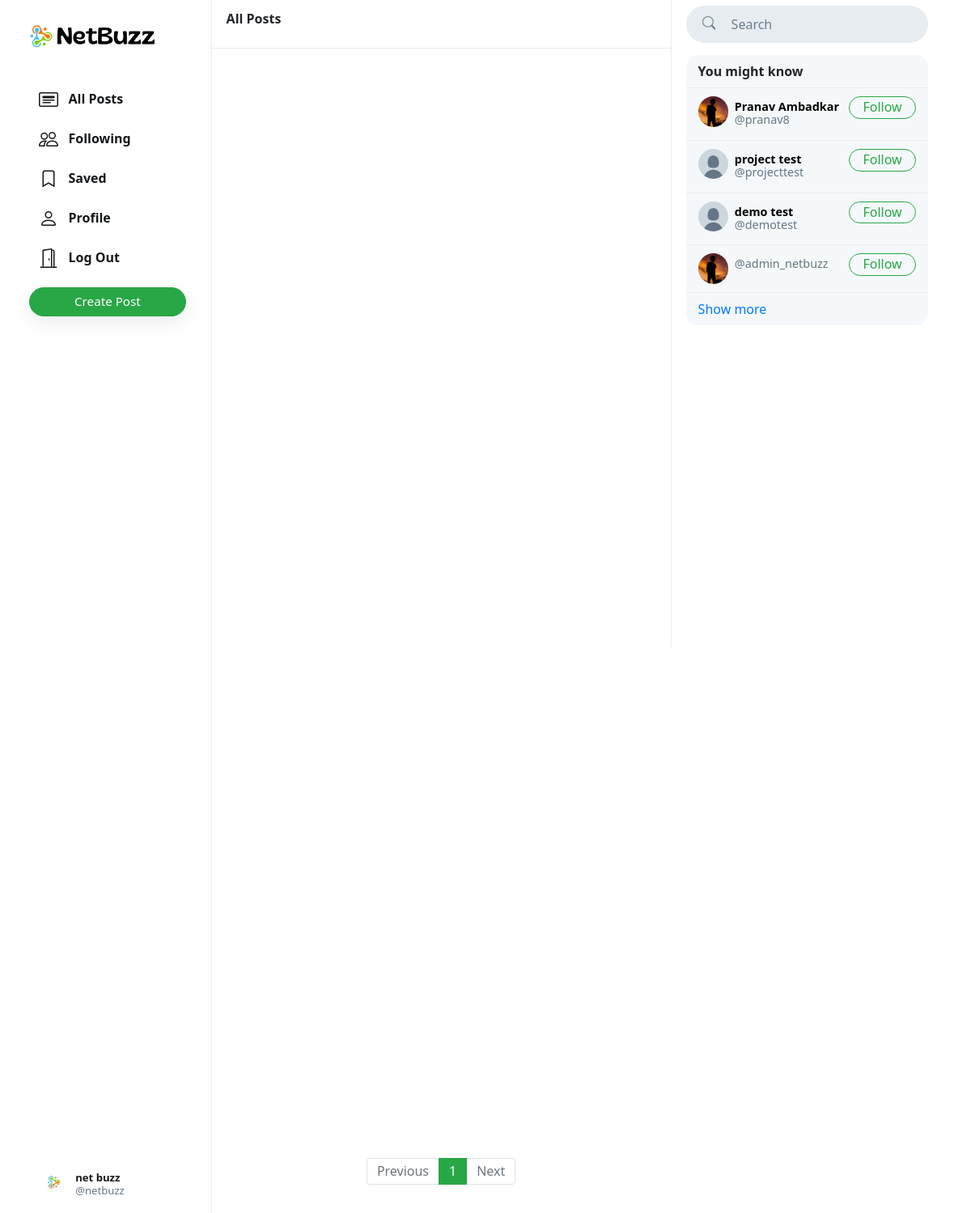
The page / (signed in) on the database its author committed.
### netbuzz/models.py (models this page shows, shortened)
class User(AbstractUser):
    profile_pic = models.ImageField(upload_to="profile_pic/")
    bio = models.TextField(max_length=150, blank=True, null=True)
    cover = models.ImageField(upload_to="covers/", blank=True)

### netbuzz/views.py (the view)
# urls.py: path("", views.index, name="index"),
def index(request):
    all_posts = Post.objects.all().order_by('-date_created')
    paginator = Paginator(all_posts, 10)
    page_number = request.GET.get('page')
    if page_number == None:
        page_number = 1
    posts = paginator.get_page(page_number)
    followings = []
    suggestions = []
    if request.user.is_authenticated:
        followings = Follower.objects.filter(followers = request.user).values_list('user', flat = True)
        suggestions = User.objects.exclude(pk__in=followings).exclude(username=request.user.username).order_by("?")[:6]
    return render(request, "index.html", {
        "posts" : posts,
        "suggestions" : suggestions,
        "page" : "all_posts",
        "profile" : False
    })

### netbuzz/templates/index.html (shortened to what this page needs)
{% extends 'layout.html' %}
{% load static %}
{% block body %}
    <div class="main-div">
        <div class="left-div">
            <nav class="head heading">
                {% if page == 'all_posts' %}
                    All Posts
                {% elif page == 'following' %}
                    Following
                {% elif page == 'saved' %}
                    Saved
                {% elif page == 'profile' %}
                    Profile
                {% else %}
                    Explore
                {% endif %}
            </nav>
            <div class="left-div-content">
                <div class="posts-view">
                    <div class="main-div-content">
                        <nav aria-label="Page navigation example" class="pagination-bar">
                            <ul class="pagination justify-content-center">
                                {% if posts.has_previous %}
                                    <li class="page-item">
                                        <a class="page-link" href="?page={{ posts.previous_page_number | default:1}}" tabindex="-1" aria-disabled="true">Previous</a>
                                    </li>
                                {% else %}
                                    <li class="page-item disabled">
                                        <a class="page-link" href="" tabindex="-1" aria-disabled="true">Previous</a>
                                    </li>
                                {% endif %}
                                {% for each in posts.paginator.page_range %}
                                    {% if each == posts.number %}
                                        <li class="page-item active"><a class="page-link" href="?page={{each}}">{{each}}</a></li>
                                    {% else %}
                                        <li class="page-item"><a class="page-link" href="?page={{each}}">{{each}}</a></li>
                                    {% endif %}
                                {% endfor %}
                                {% if posts.has_next %}
                                    <li class="page-item">
                                        <a class="page-link" href="?page={{ posts.next_page_number }}">Next</a>
                                    </li>
                                {% else %}
                                    <li class="page-item disabled">
                                        <a class="page-link" href="">Next</a>
                                    </li>
                                {% endif %}
                            </ul>
                        </nav>
                    </div>
                </div>
            </div>
        </div>
    </div>
{% endblock %}

### netbuzz/templates/layout.html (shortened to what this page needs)
{% load static %}
<!DOCTYPE html>
<html lang="en">
<head>
    <link rel="stylesheet" href="https://stackpath.bootstrapcdn.com/bootstrap/4.4.1/css/bootstrap.min.css">
    <link href="{% static 'style.css' %}" rel="stylesheet">
</head>
<body>
    <div class="body" data-page="{{page}}">
        <div class="sidenav">
            <a href="{% url 'index' %}" class="navbar-brand">
                <img src="{% static 'Images/main_logo.png' %}" height="52px">
            </a>
            <div style="height: 100%;">
                <div>
                    <div>
                        <ul>
                            <li class="nav-item" id="all_posts">
                            <a href="{% url 'index' %}" class="nav-link">
                                <div>
                                    &nbsp;&nbsp;All Posts
                                </div>
                            </a>
                            </li>
                            {% if user.is_authenticated %}
                                <li class="nav-item" id="following">
                                    <a href="{% url 'following' %}" class="nav-link">
                                        <div>
                                            &nbsp;&nbsp;Following
                                        </div>
                                    </a>
                                </li>
                                <li class="nav-item" id="saved">
                                    <a href="{% url 'saved' %}" class="nav-link">
                                        <div>
                                            <svg width="1.5em" height="1.5em" viewBox="0 0 16 16" class="bi bi-bookmark" fill="currentColor" xmlns="http://www.w3.org/2000/svg">
                                                <path fill-rule="evenodd" d="M8 12l5 3V3a2 2 0 0 0-2-2H5a2 2 0 0 0-2 2v12l5-3zm-4 1.234l4-2.4 4 2.4V3a1 1 0 0 0-1-1H5a1 1 0 0 0-1 1v10.234z"/>
                                              </svg>
                                            &nbsp;&nbsp;Saved
                                        </div>
                                    </a>
                                </li>
                                <li class="nav-item" id="profile">
                                    <a href="{% url 'profile' user.username %}" class="nav-link">
                                        <div>
                                            &nbsp;&nbsp;Profile
                                        </div>
                                    </a>
                                </li>
                                <li class="nav-item" id="logout">
                                    <a href="{% url 'ulogout' %}" class="nav-link">
                                        <div>
                                            &nbsp;&nbsp;Log Out
                                        </div>
                                    </a>
                                </li>
                            {% endif %}
                        </ul>
                    </div>
                    {% if user.is_authenticated %}
                            <button id="popup-btn" class="btn btn-success new-post-btn" onclick="createpost()">Create Post</button>
                    {% endif %}
                </div>
                <div style="position: absolute; bottom: 10px;">
                    {% if user.is_authenticated %}
                        <li class="nav-item sidenav-user">
                            <a href="{% url 'profile' user.username %}" class="nav-link">
                                <div class="user_account">
                                    <div class="small-profilepic" style="float: left; background-image: url(/media/{{user.profile_pic}})"></div>
                                    <div style="height: 2.7vw; margin: auto;">
                                        <div style="margin-top: 4px;"><strong>{{user.first_name}} {{user.last_name}}</strong></div>
                                        <div class="grey" style="margin-top: 4px;">@{{ user.username }}</div>
                                    </div>
                                </div>
                            </a>
                        </li>
                    {% endif %}
                </div>
            </div>
        </div>
        {% block body %}
        {% endblock %}
        <div class="right-div">
            <nav class="head">
                <form action="#">
                    <div class="search-div">
                        <div>
                        </div>
                        <input type="text" name="query" id="search-box" placeholder="Search">
                    </div>
                </form>
            </nav>
            <div class='right-div-content'>
                <div class="space" style="background-color: white;"></div>
                {% if user.is_authenticated %}
                    <div class="suggestion-box">
                        <div class="suggestion-header">
                            You might know
                        </div>
                        {% for suggestion in suggestions %}
                            <div class="suggestion-user">
                                <div>
                                    <a href="{% url 'profile' suggestion.username %}">
                                        <div class="small-profilepic" style="background-image: url(/media/{{suggestion.profile_pic}})"></div>
                                    </a>
                                </div>
                                <div class="user-details">
                                    <a href="{% url 'profile' suggestion.username %}">
                                        <div id="user-name">
                                            <strong>
                                                {{suggestion.first_name}} {{suggestion.last_name}}
                                            </strong>
                                        </div>
                                        <div class="grey">@{{suggestion.username}}</div>
                                    </a>
                                </div>
                                <div>
                                    <button class="btn btn-outline-success" type="button" onclick="follow_user(this,'{{suggestion.username}}','suggestion')">Follow</button>
                                </div>
                            </div>
                        {% empty %}
                                <div style="text-align: center; border-bottom: .5px solid #e6ecf0; padding: 10px 15px;">
                                    <span class="grey" style="font-size: .9em;">No suggestions available.</span>
                                </div>
                        {% endfor %}
                        <div class="suggestion-footer">
                            <a href="#">Show more</a>
                        </div>
                    </div>
                {% endif %}
            </div>
        </div>
    </div>
</body>
</html>

### netbuzz/static/style.css (style rules this page uses)
.body { display: flex; min-height: 100%; font-family: system-ui, sans-serif; }
.btn { border-radius: 20px; padding: 0.32rem 1rem 0.375rem 1rem; }
.btn, .btn:focus, .btn:active { box-shadow: none; -webkit-box-shadow: none; }
.grey { color: #657786; }
svg { vertical-align: text-top; }
.sidenav { height: 100%; width: 21.8%; position: fixed; top: 0; left: 0; padding: 15px; list-style: none; border-right: .5px solid #e6ecf0; z-index: 100; padding-left: 3%; background-color: white; }
.sidenav ul { list-style: none; padding-left: 0px; margin-top: 3vh; }
.sidenav li { margin-top: 7px; }
.sidenav .nav-link { color: #14171a; line-height: .7em; font-weight: 700; padding: 0px; }
.sidenav .nav-link > div { padding: 10px 20px 8px 12px; border-radius: 25px; line-height: 0.9em; width: max-content; }
.new-post-btn { padding-left: 55px; padding-right: 55px; font-size: .95em; font-weight: 530; box-shadow: rgba(0, 0, 0, 0.08) 0px 8px 24px; }
.user_account { display: flex; font-size: .82rem; font-weight: normal; padding-top: 3px; padding-bottom: 3px; padding-left: 3px; }
.user_account .small-profilepic { transform: scale(.82); margin-left: auto; margin-top: auto; }
.active a { color: #28a745; }
.main-div { position: relative; width: 47.25%; min-height: 100vh; left: 21.8%; }
.left-div { position: relative; }
.head { height: 7.5vh; }
.heading { position: fixed; width: 47.255%; top: 0px; padding: 18px; border-bottom: .5px solid #e6ecf0; line-height: .7em; font-weight: 800; background-color: #fff; z-index: 1000; }
.left-div-content { margin-top: 7.5vh; }
.small-profilepic { width: 3.1vw; height: 3.1vw; border-radius: 9999px; overflow: hidden; margin-right: 8px; background-size: cover; background-repeat: no-repeat; background-position: center; box-sizing: content-box; }
.space { height: 8px; background-color: #e6ecf0; }
.pagination-bar { margin-top: 35px; margin-bottom: 35px; }
.pagination-bar .page-link { line-height: .9em; }
.page-item.active .page-link { color: white; background-color: #28a745; border-color: #28a745; }
.page-link { color: #28a745; }
.right-div { width: 28%; height: 100vh; position: fixed; right: 2.95%; border-left: .5px solid #e6ecf0; background-color: white; }
.right-div .head { padding: .9vh 1.5vw; }
.right-div .search-div { margin-left: auto; margin-right: auto; display: flex; border-radius: 25px; background-color: #e6ecf0; padding-left: 20px; padding-right: 10px; vertical-align: middle; }
#search-box { height: 5.7vh; border: none; background: none; outline: none; width: 100%; margin-left: 18px; }
#search-box::placeholder { color: #6d7e8c; }
.right-div-content { height: 92.5vh; overflow: auto; padding-left: 1.5vw; padding-right: 1.5vw; }
.suggestion-box, .guest-box { border-radius: 15px; overflow: hidden; background-color: #f5f8fa; }
.suggestion-header { padding: 13px 15px; line-height: .9em; font-weight: 800; border-bottom: .5px solid #e6ecf0; }
.suggestion-user { display: flex; padding: 10px 15px; font-size: .9em; border-bottom: .5px solid #e6ecf0; }
.suggestion-user a { color: black; text-decoration: none; }
.user-details { flex: 1; line-height: 1.1em; padding: 5px 0px 7px 0px; }
.suggestion-user .btn { padding: 0em 1em .09em 1em; }
.suggestion-footer { padding: 13px 15px; line-height: .9em; }
.suggestion-footer a { text-decoration: none; }

### rows shown on the page
User: profile_pic (picture), first_name "net", last_name "buzz", username "netbuzz"
User: profile_pic (picture), first_name "Pranav", last_name "Ambadkar", username "pranav8"
User: profile_pic (placeholder picture), first_name "project", last_name "test", username "projecttest"
User: profile_pic (placeholder picture), first_name "demo", last_name "test", username "demotest"
User: profile_pic (placeholder picture), username "admin_netbuzz"

### other values the page prints
{{ each }} "1"
